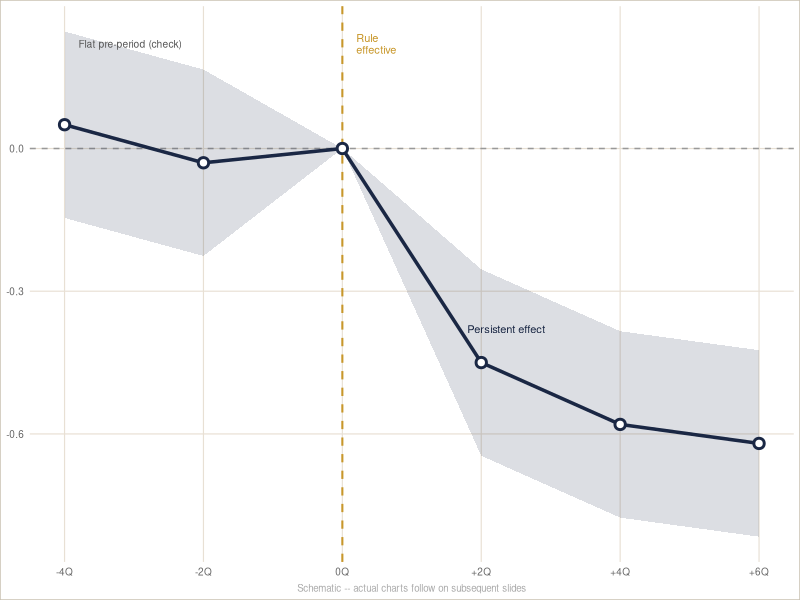

This chart was generated by the following R code:
## ---- chunk 1
knitr::opts_chunk$set(
  echo    = FALSE,
  warning = FALSE,
  message = FALSE,
  fig.align = "center"
)

# Helper: include figure if it exists, otherwise show a styled placeholder
fig_include <- function(path, caption = "") {
  if (file.exists(path)) {
    knitr::include_graphics(path)
  } else {
    fname <- basename(path)
    cat(sprintf("<div class=\"fig-placeholder\"><span class=\"fig-label\">FIGURE</span><span class=\"fig-name\">%s</span><span class=\"fig-caption\">%s</span></div>", fname, caption))
  }
}

# Base figure directory -- adjust path if needed
fig_dir <- "output/paper/figures/"
## ---- chunk 2
library(ggplot2)
library(tibble)
quarters <- c(-4, -2, 0, 2, 4, 6)
est      <- c(0.05, -0.03, 0.00, -0.45, -0.58, -0.62)
se       <- c(0.10,  0.10,  0.00,  0.10,  0.10,  0.10)
d <- tibble(q = quarters, e = est, lo = est - 1.96*se, hi = est + 1.96*se)
ggplot(d, aes(x = q, y = e)) +
  geom_hline(yintercept = 0, linetype = "dashed", color = "#999", linewidth = 0.5) +
  geom_vline(xintercept = 0, linetype = "dashed", color = "#c8972a", linewidth = 0.7) +
  geom_ribbon(aes(ymin = lo, ymax = hi), fill = "#1a2744", alpha = 0.15) +
  geom_line(color = "#1a2744", linewidth = 1.2) +
  geom_point(color = "#1a2744", size = 2.5, fill = "white", shape = 21, stroke = 1.5) +
  annotate("text", x = 0.2, y = 0.22, label = "Rule\neffective", hjust = 0,
           color = "#c8972a", size = 2.8, lineheight = 0.9) +
  annotate("text", x = -3.8, y = 0.22, label = "Flat pre-period (check)",
           hjust = 0, color = "#555", size = 2.6) +
  annotate("text", x = 1.8, y = -0.38, label = "Persistent effect",
           hjust = 0, color = "#1a2744", size = 2.8) +
  scale_x_continuous(breaks = quarters,
    labels = paste0(ifelse(quarters > 0, "+", ""), quarters, "Q")) +
  labs(x = NULL, y = NULL,
       caption = "Schematic -- actual charts follow on subsequent slides") +
  theme_minimal(base_size = 9) +
  theme(
    panel.grid.minor = element_blank(),
    panel.grid.major = element_line(color = "#e8e0d4", linewidth = 0.4),
    plot.caption     = element_text(color = "#aaa", size = 7, hjust = 0.5),
    plot.background  = element_rect(fill = "white", color = "#c8c0b0", linewidth = 0.5),
    axis.text        = element_text(color = "#666")
  )
## ---- chunk 3
fig_include(
  path    = file.path(fig_dir, "Figure3_EventStudy_Capital.png"),
  caption = "4-panel: NW ratio, well-cap probability, tier 1 ratio, risk-based capital ratio"
)
## ---- chunk 4
fig_include(
  path    = file.path(fig_dir, "Figure4_EventStudy_Spreads.png"),
  caption = "Loan spread event study -- all products"
)
## ---- chunk 5
fig_include(
  path    = file.path(fig_dir, "Figure3b_EventStudy_LoanGrowth.png"),
  caption = "Loan growth event study"
)
## ---- chunk 6
fig_include(
  path    = file.path(fig_dir, "Figure5_Portfolio_Trends.png"),
  caption = "Portfolio reallocation -- auto vs. real estate loan share"
)
## ---- chunk 7
fig_include(
  path    = file.path(fig_dir, "Figure6_Crisis_vs_RBC_Capital.png"),
  caption = "Crisis vs. RBC comparison"
)
## ---- chunk 8
fig_include(
  path    = file.path(fig_dir, "Figure3d_EventStudy_ROA.png"),
  caption = "ROA event study"
)
## ---- chunk 9
fig_include(
  path    = file.path(fig_dir, "Figure9_9_Net_Benefit_Analysis.png"),
  caption = "Net benefit analysis"
)
## ---- chunk 10
library(knitr)
library(kableExtra)

df <- data.frame(
  RQ = c("RQ 1", "RQ 2", "RQ 3", "RQ 4", "RQ 5"),
  Question = c(
    "How much capital buffer before the rule?",
    "Did complex CUs hold more capital?",
    "What did it cost members in higher rates and lower lending?",
    "Did the rule change what loans CUs make?",
    "Does removing the rule create unacceptable failure risk?"
  ),
  Finding = c(
    "Critically thin -- institutions had very little room to absorb a higher threshold",
    "Mixed -- average capital rose, but fewer institutions are now well-capitalized",
    "Rates rose on every loan product; lending growth contracted persistently and has not recovered",
    "Yes -- shifted from auto to mortgage lending (risk-weight arbitrage). Pattern did not occur during 2008.",
    "Real but modest and quantifiable -- the rule protects approximately 24 institutions at 2008 crisis severity"
  ),
  Key_Number = c(
    "72bp average buffer above 10% threshold",
    "NW ratio +46bp | Well-cap probability -3.7pp",
    "$325.9BN total | $865/member/yr | Loan growth -0.44pp/qtr",
    "Auto share -4.0pp | RE share +2.4pp",
    "Failure risk +3.4pp | ~24 institutions | NCUSIF cost $0.4-$2.2BN"
  ),
  stringsAsFactors = FALSE
)

kable(
  df,
  col.names = c("RQ", "Question", "Core Finding", "Key Number"),
  align     = c("c", "l", "l", "l"),
  escape    = TRUE
) |>
  kable_styling(
    bootstrap_options = c("striped", "hover"),
    full_width        = TRUE,
    font_size         = 13
  ) |>
  column_spec(1, bold = TRUE, width = "4%",  color = "#1a2744") |>
  column_spec(2, width = "22%") |>
  column_spec(3, width = "38%", bold = TRUE, color = "#1a2744") |>
  column_spec(4, width = "36%") |>
  row_spec(0, background = "#1a2744", color = "white", bold = TRUE)
